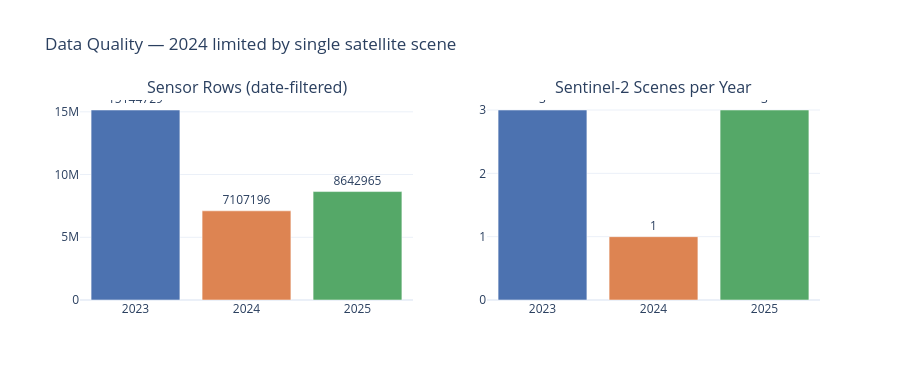

The code cell stored with this chart in its notebook:
### Markdown cell above
## 3. Phase 2 — Data Quality Assessment

### Code cell
# ── Visual 2: Data quality overview ──────────────────────────────────────────
quality_df = pd.DataFrame({
    'Year':            YEARS,
    'Sensor rows':     [len(raw_dfs[y]) for y in YEARS],
    'Sentinel scenes': [3, 1, 3],
})

fig_qa = make_subplots(rows=1, cols=2,
                       subplot_titles=['Sensor Rows (date-filtered)',
                                       'Sentinel-2 Scenes per Year'])
for ci, col in enumerate(['Sensor rows','Sentinel scenes'], start=1):
    fig_qa.add_trace(go.Bar(
        x=quality_df['Year'].astype(str), y=quality_df[col],
        marker_color=['#4C72B0','#DD8452','#55A868'], showlegend=False,
        text=quality_df[col].values, textposition='outside'
    ), row=1, col=ci)

fig_qa.update_layout(
    title='Data Quality — 2024 limited by single satellite scene',
    height=380, template='plotly_white'
)
fig_qa.show()

print(quality_df.to_string(index=False))
print('\nKnown limitations:')
print('  2024: Only 1 Sentinel-2 scene (2024-07-30) — higher RMSE expected for 2024')
print('  CNN R2 will improve with more epochs on GPU')

### Figure 1 — Plotly figure (JSON) as saved in the notebook; plotly's stock layout.template omitted (floating-point values rounded to 4 significant figures)
{"data": [{"marker": {"color": ["#4C72B0", "#DD8452", "#55A868"]}, "showlegend": false, "text": [15140000.0, 7107000.0, 8643000.0], "textposition": "outside", "type": "bar", "x": ["2023", "2024", "2025"], "xaxis": "x", "y": [15144729, 7107196, 8642965], "yaxis": "y"}, {"marker": {"color": ["#4C72B0", "#DD8452", "#55A868"]}, "showlegend": false, "text": [3.0, 1.0, 3.0], "textposition": "outside", "type": "bar", "x": ["2023", "2024", "2025"], "xaxis": "x2", "y": [3, 1, 3], "yaxis": "y2"}], "layout": {"annotations": [{"font": {"size": 16}, "showarrow": false, "text": "Sensor Rows (date-filtered)", "x": 0.225, "xanchor": "center", "xref": "paper", "y": 1, "yanchor": "bottom", "yref": "paper"}, {"font": {"size": 16}, "showarrow": false, "text": "Sentinel-2 Scenes per Year", "x": 0.775, "xanchor": "center", "xref": "paper", "y": 1, "yanchor": "bottom", "yref": "paper"}], "height": 380, "title": {"text": "Data Quality — 2024 limited by single satellite scene"}, "xaxis": {"anchor": "y", "domain": [0, 0.45]}, "xaxis2": {"anchor": "y2", "domain": [0.55, 1]}, "yaxis": {"anchor": "x", "domain": [0, 1]}, "yaxis2": {"anchor": "x2", "domain": [0, 1]}}}
